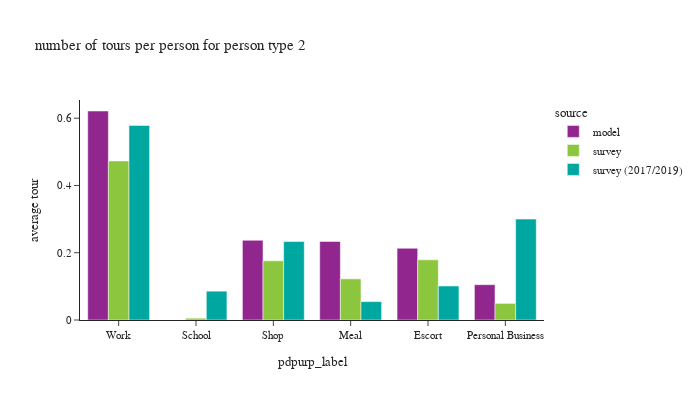

Source (notebook cell):
### Code cell
plot_by_pptyp(df_tour, '2')

### Figure 1 — Plotly figure (JSON) as saved in the notebook; plotly's stock layout.template omitted (floating-point values rounded to 4 significant figures)
{"data": [{"alignmentgroup": "True", "hovertemplate": "source=model<br>pdpurp_label=%{x}<br>average tour=%{y}<extra></extra>", "legendgroup": "model", "marker": {"color": "#91268F", "pattern": {"shape": ""}}, "name": "model", "offsetgroup": "model", "orientation": "v", "showlegend": true, "textposition": "auto", "type": "bar", "x": ["Work", "School", "Shop", "Meal", "Escort", "Personal Business"], "xaxis": "x", "y": [0.6214, 0.0, 0.237, 0.2336, 0.2133, 0.105], "yaxis": "y"}, {"alignmentgroup": "True", "hovertemplate": "source=survey<br>pdpurp_label=%{x}<br>average tour=%{y}<extra></extra>", "legendgroup": "survey", "marker": {"color": "#8CC63E", "pattern": {"shape": ""}}, "name": "survey", "offsetgroup": "survey", "orientation": "v", "showlegend": true, "textposition": "auto", "type": "bar", "x": ["Work", "School", "Shop", "Meal", "Escort", "Personal Business"], "xaxis": "x", "y": [0.473, 0.005399, 0.1758, 0.1224, 0.1788, 0.04936], "yaxis": "y"}, {"alignmentgroup": "True", "hovertemplate": "source=survey (2017/2019)<br>pdpurp_label=%{x}<br>average tour=%{y}<extra></extra>", "legendgroup": "survey (2017/2019)", "marker": {"color": "#00A7A0", "pattern": {"shape": ""}}, "name": "survey (2017/2019)", "offsetgroup": "survey (2017/2019)", "orientation": "v", "showlegend": true, "textposition": "auto", "type": "bar", "x": ["Work", "School", "Shop", "Meal", "Escort", "Personal Business"], "xaxis": "x", "y": [0.5784, 0.0857, 0.2333, 0.05467, 0.1012, 0.3], "yaxis": "y"}], "layout": {"barmode": "group", "font": {"size": 11}, "height": 400, "legend": {"title": {"text": "source"}, "tracegroupgap": 0}, "title": {"text": "number of tours per person for person type 2"}, "width": 700, "xaxis": {"anchor": "y", "domain": [0.0, 1.0], "title": {"text": "pdpurp_label"}}, "yaxis": {"anchor": "x", "domain": [0.0, 1.0], "tickformat": ".2", "title": {"text": "average tour"}}}}
